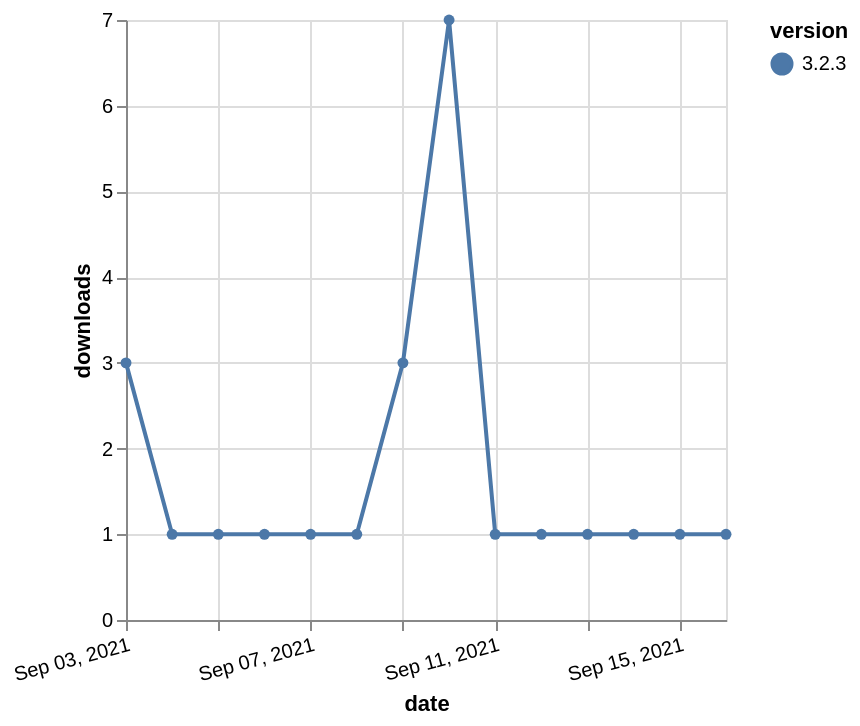

Write the Vega-Lite specification saved for this chart.
### Vega-Lite specification from a JSON file in a GitHub repository (floating-point values rounded to 4 significant figures)
{"$schema": "https://vega.github.io/schema/vega-lite/v5.json", "description": "A simple bar chart with embedded data.", "data": {"values": [{"date": "2021-09-03", "total": 613, "delta": 3, "version": "3.2.3"}, {"date": "2021-09-04", "total": 614, "delta": 1, "version": "3.2.3"}, {"date": "2021-09-05", "total": 615, "delta": 1, "version": "3.2.3"}, {"date": "2021-09-06", "total": 616, "delta": 1, "version": "3.2.3"}, {"date": "2021-09-07", "total": 617, "delta": 1, "version": "3.2.3"}, {"date": "2021-09-08", "total": 618, "delta": 1, "version": "3.2.3"}, {"date": "2021-09-09", "total": 621, "delta": 3, "version": "3.2.3"}, {"date": "2021-09-10", "total": 628, "delta": 7, "version": "3.2.3"}, {"date": "2021-09-11", "total": 629, "delta": 1, "version": "3.2.3"}, {"date": "2021-09-12", "total": 630, "delta": 1, "version": "3.2.3"}, {"date": "2021-09-13", "total": 631, "delta": 1, "version": "3.2.3"}, {"date": "2021-09-14", "total": 632, "delta": 1, "version": "3.2.3"}, {"date": "2021-09-15", "total": 633, "delta": 1, "version": "3.2.3"}, {"date": "2021-09-16", "total": 634, "delta": 1, "version": "3.2.3"}]}, "width": "container", "mark": {"type": "line", "point": {"filled": true}}, "encoding": {"x": {"field": "date", "type": "temporal", "timeUnit": "yearmonthdate", "title": "date", "axis": {"labelAngle": -15}}, "y": {"field": "delta", "type": "quantitative", "title": "downloads"}, "color": {"field": "version", "type": "nominal"}, "tooltip": {"field": "delta"}}}
